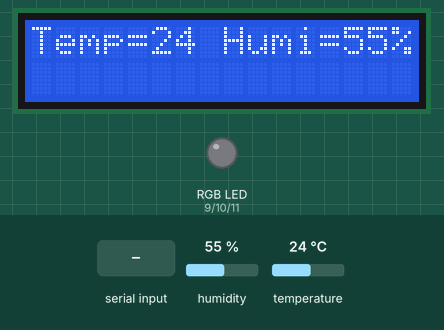
Recording of a sketch running on a simulated Arduino Uno, built with avr-gcc and run on an emulated ATmega328P. Parts: 16×2 character LCD, an RGB LED mixed from three pins (HIGH = lit). Inputs (shaded band) come from the test bench; at power-on: humidity 55 %, temperature 24 °C. Random numbers use the default seed unless the sketch sets one.

Above: at 1.2 s.
1.3 s: "X" received over the second serial link
At 2.7 s:
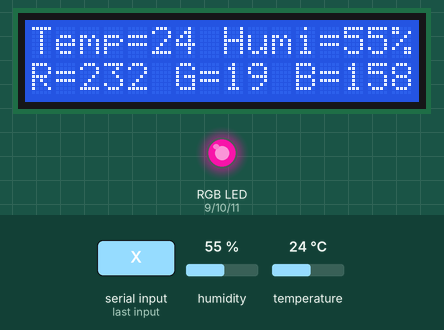
3.0 s: "R" received over the second serial link
At 4.4 s:
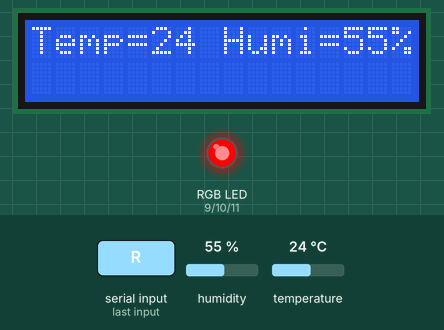
5.0 s: "G" received over the second serial link
At 5.9 s:
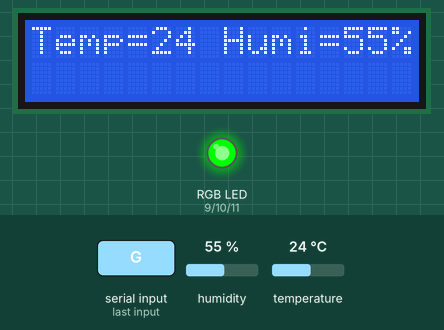
7.1 s: "B" received over the second serial link
At 8.6 s:
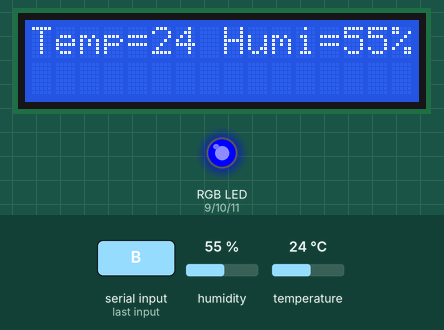
9.1 s: humidity set to 22 %
At 9.9 s:
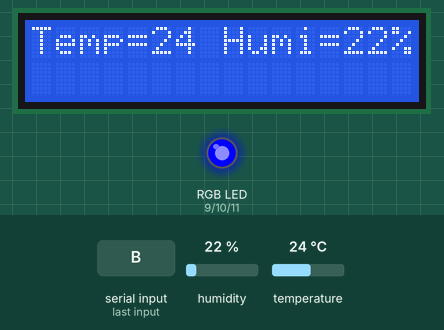
11.1 s: "O" received over the second serial link
At 12.6 s:
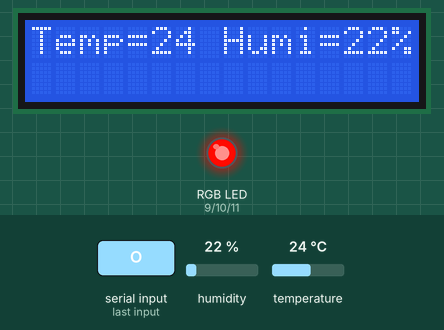
Timing chart, 0 to 14.1 s (numbered marks = the images above; inputs shaded):
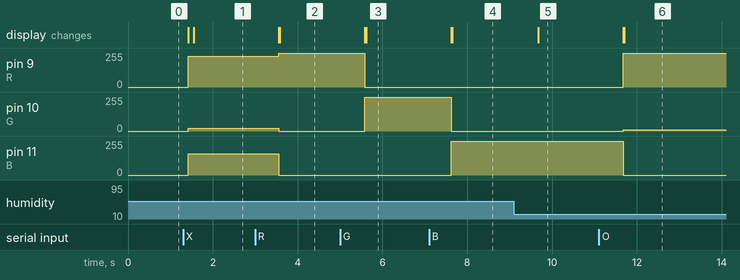

The sketch:

Dht_Lcd_Led.ino
```cpp
#include <SoftwareSerial.h>
#include <LiquidCrystal.h>
#include <dht.h> //溫度感測器函式庫
SoftwareSerial BT(2, 3);//TX, RX
#include <Wire.h>
dht DHT;
// 建立 LiquidCrystal 的變數 lcd
// LCD 接腳: rs, enable, d4, d5, d6, d7
// 對應到 Arduino 接腳: 12, 13, 7, 6, 5, 4
LiquidCrystal lcd(12, 13, 7, 6, 5, 4);
int R=9, G=10, B=11,r,g,b;
char BTcmd;
int temp,humi;

void setup()
{
  Serial.begin(9600);
  BT.begin(9600);
  lcd.begin(16, 2); // 設定 LCD 的行列數目 (2 x 16)
  for (int i=9;i<=11;i++)
    pinMode(i,OUTPUT);
}

void loop()
{
  DHT.read11(A0); // 讀取溫度
  temp=DHT.temperature;
  humi=DHT.humidity;
  lcd.setCursor(0,0);

  if (temp!=0 && humi!=0)
  {
    lcd.print("Temp=");
    lcd.print(temp);
    lcd.print(" Humi=");
    lcd.print(humi);
    lcd.print("%");
    delay(650);
  }

  if (BT.available())
  {
    BTcmd=BT.read();
    BT.println(BTcmd);
  if(BTcmd=='R')
  {
    lcd.clear();
    analogWrite(R,255);
    analogWrite(G,0);
    analogWrite(B,0);
  }
  if(BTcmd=='G')
  {
    lcd.clear();
    analogWrite(R,0);
    analogWrite(G,255);
    analogWrite(B,0);
  }
  if(BTcmd=='B')
  {
    lcd.clear();
    analogWrite(R,0);
    analogWrite(G,0);
    analogWrite(B,255);
  }
  if(BTcmd=='O')
  {
    lcd.clear();
    analogWrite(R, 255);
    analogWrite(G, 10);
    analogWrite(B, 0);
  }
  if(BTcmd=='Y')
  {
    lcd.clear();
    analogWrite(R, 255);
    analogWrite(G, 30);
    analogWrite(B, 0);
  }
  if(BTcmd=='I')
  {
    lcd.clear();
    analogWrite(R, 100);
    analogWrite(G, 82);
    analogWrite(B, 121);
  }
  if(BTcmd=='P')
  {
    lcd.clear();
    analogWrite(R, 255);
    analogWrite(G, 0);
    analogWrite(B, 70);
  }
  if(BTcmd=='X')
  {
    lcd.clear();
    r = random(0, 255);
    g = random(0, 255);
    b = random(0, 255);
    analogWrite(R, r);
    analogWrite(G, g);
    analogWrite(B, b);
    lcd.setCursor(0,1);
    lcd.print("R=");
    lcd.print(r);
    lcd.print(" G=");
    lcd.print(g);
    lcd.print(" B=");
    lcd.print(b);
    delay(100);
  }
  if(BTcmd=='S')
  {
    analogWrite(R, 0);
    analogWrite(G, 0);
    analogWrite(B, 0);
  }
}
}
```

Measured:
- after the input at 1.3 s, pin 9 (R): 0/255 → 232/255 after 0.12 s; pin 10 (G): 0/255 → 19/255 after 0.12 s; pin 11 (B): 0/255 → 158/255 after 0.12 s; the display: first changes after 0.12 s (image 1 shows a later state)
- after the input at 3.0 s, pin 9 (R): 232/255 → 255/255 after 0.55 s; pin 10 (G): 19/255 → 0/255 after 0.55 s; pin 11 (B): 158/255 → 0/255 after 0.55 s; the display: first changes after 0.55 s (image 2 shows a later state)
- after the input at 5.0 s, pin 9 (R): 255/255 → 0/255 after 0.59 s; pin 10 (G): 0/255 → 255/255 after 0.59 s; the display: first changes after 0.59 s (image 3 shows a later state)
- after the input at 7.1 s, pin 10 (G): 255/255 → 0/255 after 0.52 s; pin 11 (B): 0/255 → 255/255 after 0.52 s; the display: first changes after 0.52 s (image 4 shows a later state)
- after the input at 9.1 s, the display: changes after 0.57 s (image 5)
- after the input at 11.1 s, pin 9 (R): 0/255 → 255/255 after 0.58 s; pin 10 (G): 0/255 → 10/255 after 0.58 s; pin 11 (B): 255/255 → 0/255 after 0.58 s; the display: first changes after 0.58 s (image 6 shows a later state)
